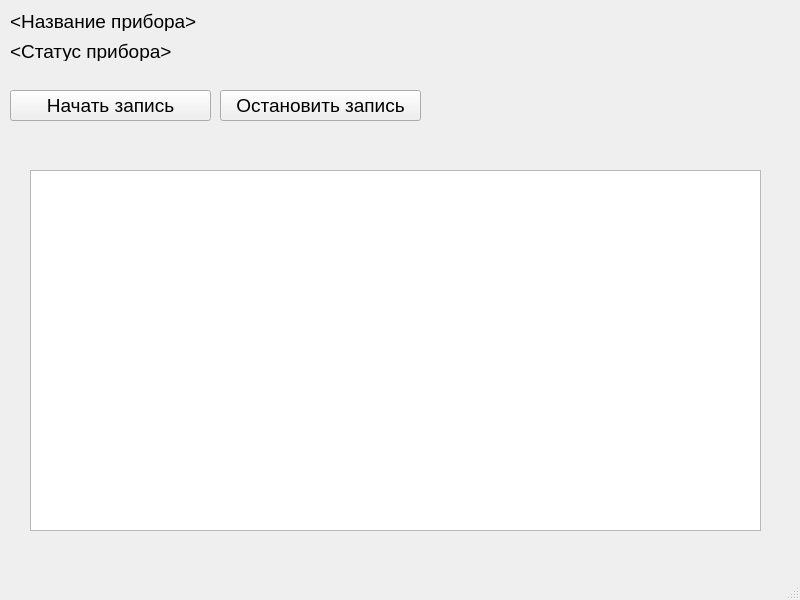
<?xml version="1.0" encoding="UTF-8"?>
<ui version="4.0">
 <class>MainWindow</class>
 <widget class="QMainWindow" name="MainWindow">
  <property name="geometry">
   <rect>
    <x>0</x>
    <y>0</y>
    <width>800</width>
    <height>600</height>
   </rect>
  </property>
  <property name="windowTitle">
   <string>Прибор 1</string>
  </property>
  <widget class="QWidget" name="centralwidget">
   <widget class="QLabel" name="label">
    <property name="geometry">
     <rect>
      <x>10</x>
      <y>10</y>
      <width>201</width>
      <height>21</height>
     </rect>
    </property>
    <property name="font">
     <font>
      <pointsize>14</pointsize>
     </font>
    </property>
    <property name="text">
     <string>&lt;Название прибора&gt;</string>
    </property>
   </widget>
   <widget class="QLabel" name="label_2">
    <property name="geometry">
     <rect>
      <x>10</x>
      <y>40</y>
      <width>201</width>
      <height>21</height>
     </rect>
    </property>
    <property name="font">
     <font>
      <pointsize>14</pointsize>
     </font>
    </property>
    <property name="text">
     <string>&lt;Статус прибора&gt;</string>
    </property>
   </widget>
   <widget class="QPushButton" name="StartRecordingButton">
    <property name="geometry">
     <rect>
      <x>10</x>
      <y>90</y>
      <width>201</width>
      <height>31</height>
     </rect>
    </property>
    <property name="font">
     <font>
      <pointsize>14</pointsize>
     </font>
    </property>
    <property name="text">
     <string>Начать запись</string>
    </property>
   </widget>
   <widget class="QPushButton" name="GenerateExpId_2">
    <property name="geometry">
     <rect>
      <x>220</x>
      <y>90</y>
      <width>201</width>
      <height>31</height>
     </rect>
    </property>
    <property name="font">
     <font>
      <pointsize>14</pointsize>
     </font>
    </property>
    <property name="text">
     <string>Остановить запись</string>
    </property>
   </widget>
   <widget class="QTableView" name="tableView">
    <property name="geometry">
     <rect>
      <x>30</x>
      <y>170</y>
      <width>731</width>
      <height>361</height>
     </rect>
    </property>
   </widget>
  </widget>
  <widget class="QMenuBar" name="menubar">
   <property name="geometry">
    <rect>
     <x>0</x>
     <y>0</y>
     <width>800</width>
     <height>21</height>
    </rect>
   </property>
  </widget>
  <widget class="QStatusBar" name="statusbar"/>
 </widget>
 <resources/>
 <connections/>
</ui>
